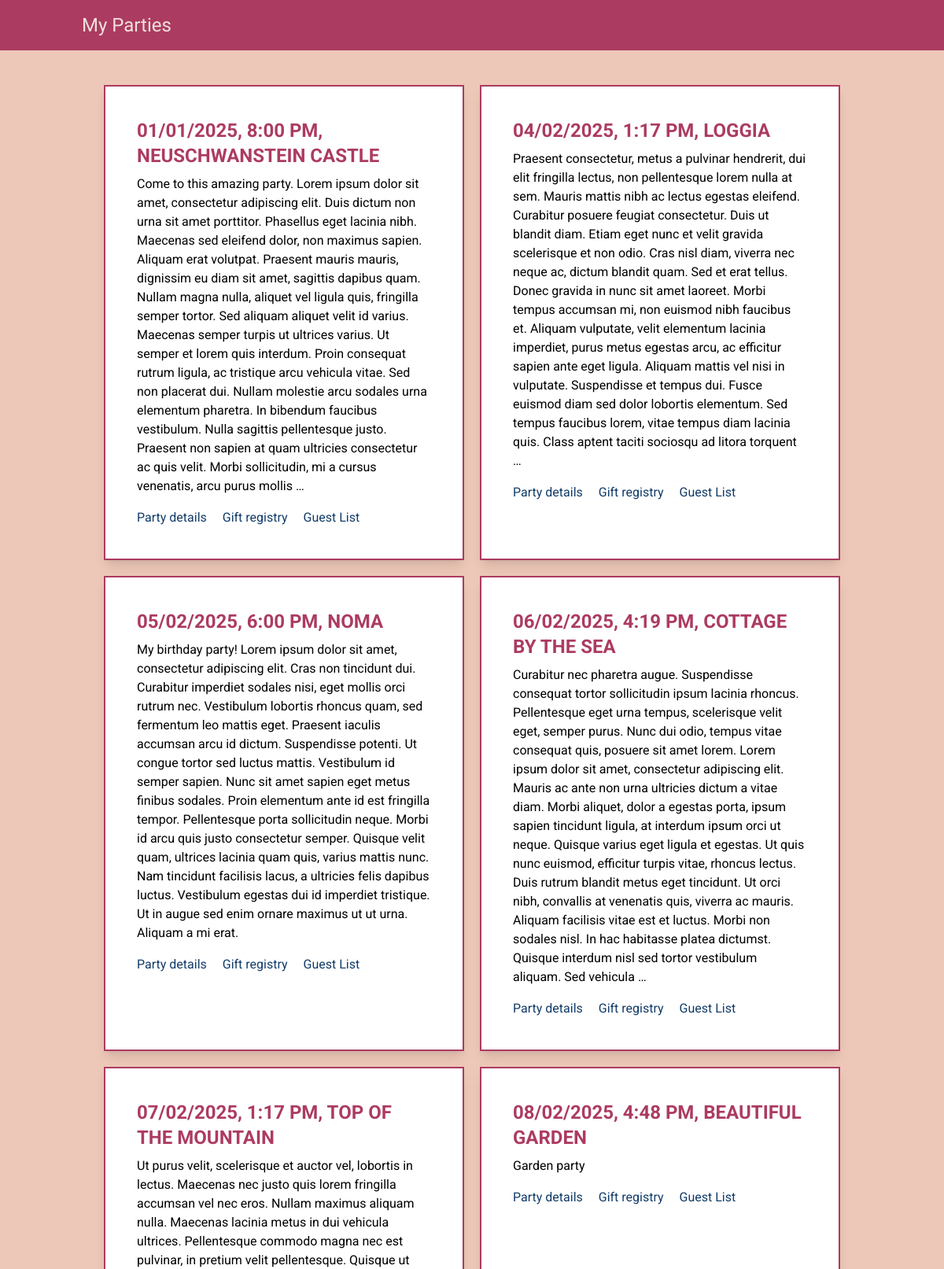
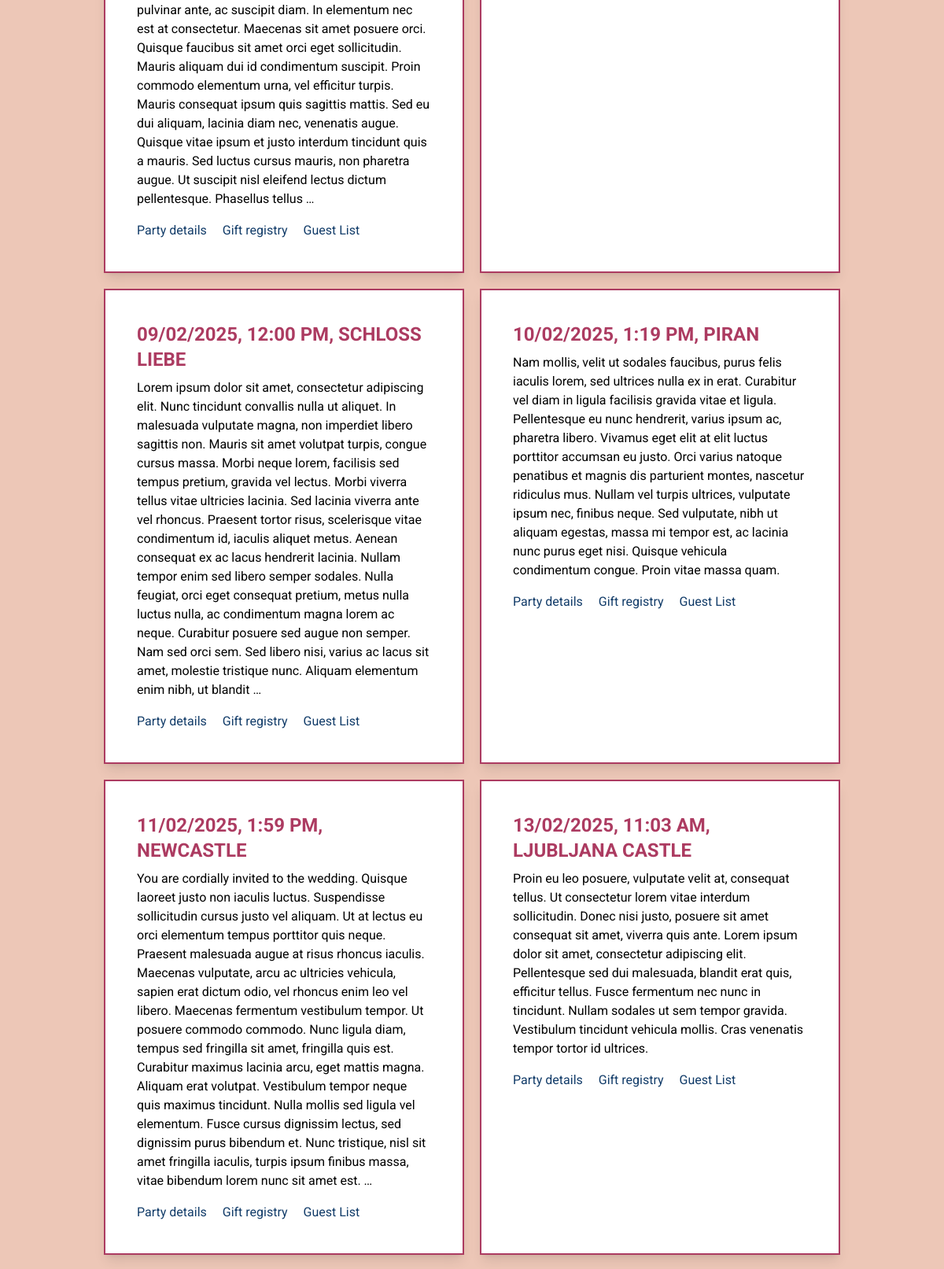
The app's page / (signed in, upper part) with its own data (2 pictures, top to bottom).
### party/models.py (models this page shows, shortened)
class Party(models.Model):
    id = models.UUIDField(primary_key=True, default=uuid4, editable=False)
    party_date = models.DateField()
    party_time = models.TimeField()
    invitation_note = models.TextField()
    venue = models.CharField(max_length=200)
    host = models.ForeignKey(
        settings.AUTH_USER_MODEL,
        on_delete=models.CASCADE,
        related_name='hosted_parties'
    )
    class Meta:
        verbose_name_plural = "parties"

### party/views/party_list_view.py (the view)
# urls.py: path("", views.PartyListView.as_view(), name="page_party_list"),
class PartyListView(LoginRequiredMixin, ListView):
    template_name = 'party/party_list/page_parties_list.html'
    context_object_name = 'parties'
    def get_queryset(self):
        return Party.objects.filter(
            host=self.request.user,
            party_date__gte=datetime.date.today() - datetime.timedelta(days=365)
        ).order_by(
            "party_date"
        )

### party/templates/party/party_list/page_parties_list.html
{% extends 'base.html' %}
{% block content %}
  <div class="container mx-auto p-6 grid grid-cols-2 gap-5" id="parties-list">
    {% for party in parties %}
      <div class="border-2 p-10 border-custom-red bg-white shadow-lg">
        <h2 class="mb-2 font-bold text-2xl text-custom-red uppercase">{{ party.party_date|date:'d/m/Y' }}, {{ party.party_time|time:'g:i A' }}, {{ party.venue }}</h2>
        <div>{{ party.invitation_note|truncatewords:120 }}</div>
        <div class="mt-4">
          <a href="" class="text-custom-blue hover:text-custom-blue-light mr-4">Party details</a>
          <a href="" class="text-custom-blue hover:text-custom-blue-light mr-4">Gift registry</a>
          <a href="" class="text-custom-blue hover:text-custom-blue-light">Guest List</a>
        </div>
      </div>
    {% empty %}
      <div class="col-span-2 text-center bg-sky-200 border border-custom-blue text-custom-blue p-5 py-3 rounded" role="alert">
        <p class="">You currently have no parties.</p>
      </div>
    {% endfor %}
  </div>
{% endblock %}

### templates/base.html (shortened to what this page needs)
{% load static %}
<!DOCTYPE html>
<html lang="en">
  <head>
  <link rel="stylesheet" href="{% static 'party/css/tailwind_output.css' %}" />
  </head>
  <body class="bg-custom-powder">
    <header class="bg-custom-red">
      <nav class="container mx-auto">
        <a href="" class="inline-block p-4 text-custom-powder-light font-dancing-script text-2xl">My Parties</a>
      </nav>
    </header>
    <main class="container mx-auto p-5">
      {% block content %}
      {% endblock %}
    </main>
  </body>
</html>

### records on screen
Party: party_date "01/01/2025", party_time "8:00 PM", venue "NEUSCHWANSTEIN CASTLE", invitation_note "Come to this amazing party. Lorem ipsum dolor sit amet, consectetur adipiscing elit. Duis dictum non urna sit amet porttitor. Phasellus eget lacinia nibh. Maecenas sed eleifend dolor, non maximus sapien. Aliquam erat volutpat. Praesent mauris mauris, dignissim eu diam sit amet, sagittis dapibus quam. Nullam magna nulla, aliquet vel ligula quis, fringilla semper tortor. Sed aliquam aliquet velit id varius. Maecenas semper turpis ut ultrices varius. Ut semper et lorem quis interdum. Proin consequat rutrum ligula, ac tristique arcu vehicula vitae. Sed non placerat dui. Nullam molestie arcu sodales urna elementum pharetra. In bibendum faucibus vestibulum. Nulla sagittis pellentesque justo.…"
Party: party_date "04/02/2025", party_time "1:17 PM", venue "LOGGIA", invitation_note "Praesent consectetur, metus a pulvinar hendrerit, dui elit fringilla lectus, non pellentesque lorem nulla at sem. Mauris mattis nibh ac lectus egestas eleifend. Curabitur posuere feugiat consectetur. Duis ut blandit diam. Etiam eget nunc et velit gravida scelerisque et non odio. Cras nisl diam, viverra nec neque ac, dictum blandit quam. Sed et erat tellus. Donec gravida in nunc sit amet laoreet. Morbi tempus accumsan mi, non euismod nibh faucibus et. Aliquam vulputate, velit elementum lacinia imperdiet, purus metus egestas arcu, ac efficitur sapien ante eget ligula. Aliquam mattis vel nisi in vulputate. Suspendisse et tempus dui. Fusce euismod diam sed dolor lobortis elementum. Sed tempus…"
Party: party_date "05/02/2025", party_time "6:00 PM", venue "NOMA", invitation_note "My birthday party! Lorem ipsum dolor sit amet, consectetur adipiscing elit. Cras non tincidunt dui. Curabitur imperdiet sodales nisi, eget mollis orci rutrum nec. Vestibulum lobortis rhoncus quam, sed fermentum leo mattis eget. Praesent iaculis accumsan arcu id dictum. Suspendisse potenti. Ut congue tortor sed luctus mattis. Vestibulum id semper sapien. Nunc sit amet sapien eget metus finibus sodales. Proin elementum ante id est fringilla tempor. Pellentesque porta sollicitudin neque. Morbi id arcu quis justo consectetur semper. Quisque velit quam, ultrices lacinia quam quis, varius mattis nunc. Nam tincidunt facilisis lacus, a ultricies felis dapibus luctus. Vestibulum egestas dui id…"
Party: party_date "06/02/2025", party_time "4:19 PM", venue "COTTAGE BY THE SEA", invitation_note "Curabitur nec pharetra augue. Suspendisse consequat tortor sollicitudin ipsum lacinia rhoncus. Pellentesque eget urna tempus, scelerisque velit eget, semper purus. Nunc dui odio, tempus vitae consequat quis, posuere sit amet lorem. Lorem ipsum dolor sit amet, consectetur adipiscing elit. Mauris ac ante non urna ultricies dictum a vitae diam. Morbi aliquet, dolor a egestas porta, ipsum sapien tincidunt ligula, at interdum ipsum orci ut neque. Quisque varius eget ligula et egestas. Ut quis nunc euismod, efficitur turpis vitae, rhoncus lectus. Duis rutrum blandit metus eget tincidunt. Ut orci nibh, convallis at venenatis quis, viverra ac mauris. Aliquam facilisis vitae est et luctus. Morbi non…"
Party: party_date "07/02/2025", party_time "1:17 PM", venue "TOP OF THE MOUNTAIN", invitation_note "Ut purus velit, scelerisque et auctor vel, lobortis in lectus. Maecenas nec justo quis lorem fringilla accumsan vel nec eros. Nullam maximus aliquam nulla. Maecenas lacinia metus in dui vehicula ultrices. Pellentesque commodo magna nec est pulvinar, in pretium velit pellentesque. Quisque ut pulvinar ante, ac suscipit diam. In elementum nec est at consectetur. Maecenas sit amet posuere orci. Quisque faucibus sit amet orci eget sollicitudin. Mauris aliquam dui id condimentum suscipit. Proin commodo elementum urna, vel efficitur turpis. Mauris consequat ipsum quis sagittis mattis. Sed eu dui aliquam, lacinia diam nec, venenatis augue. Quisque vitae ipsum et justo interdum tincidunt quis a…"
Party: party_date "08/02/2025", party_time "4:48 PM", venue "BEAUTIFUL GARDEN", invitation_note "Garden party"
Party: party_date "09/02/2025", party_time "12:00 PM", venue "SCHLOSS LIEBE", invitation_note "Lorem ipsum dolor sit amet, consectetur adipiscing elit. Nunc tincidunt convallis nulla ut aliquet. In malesuada vulputate magna, non imperdiet libero sagittis non. Mauris sit amet volutpat turpis, congue cursus massa. Morbi neque lorem, facilisis sed tempus pretium, gravida vel lectus. Morbi viverra tellus vitae ultricies lacinia. Sed lacinia viverra ante vel rhoncus. Praesent tortor risus, scelerisque vitae condimentum id, iaculis aliquet metus. Aenean consequat ex ac lacus hendrerit lacinia. Nullam tempor enim sed libero semper sodales. Nulla feugiat, orci eget consequat pretium, metus nulla luctus nulla, ac condimentum magna lorem ac neque. Curabitur posuere sed augue non semper. Nam…"
Party: party_date "10/02/2025", party_time "1:19 PM", venue "PIRAN", invitation_note "Nam mollis, velit ut sodales faucibus, purus felis iaculis lorem, sed ultrices nulla ex in erat. Curabitur vel diam in ligula facilisis gravida vitae et ligula. Pellentesque eu nunc hendrerit, varius ipsum ac, pharetra libero. Vivamus eget elit at elit luctus porttitor accumsan eu justo. Orci varius natoque penatibus et magnis dis parturient montes, nascetur ridiculus mus. Nullam vel turpis ultrices, vulputate ipsum nec, finibus neque. Sed vulputate, nibh ut aliquam egestas, massa mi tempor est, ac lacinia nunc purus eget nisi. Quisque vehicula condimentum congue. Proin vitae massa quam."
Party: party_date "11/02/2025", party_time "1:59 PM", venue "NEWCASTLE", invitation_note "You are cordially invited to the wedding. Quisque laoreet justo non iaculis luctus. Suspendisse sollicitudin cursus justo vel aliquam. Ut at lectus eu orci elementum tempus porttitor quis neque. Praesent malesuada augue at risus rhoncus iaculis. Maecenas vulputate, arcu ac ultricies vehicula, sapien erat dictum odio, vel rhoncus enim leo vel libero. Maecenas fermentum vestibulum tempor. Ut posuere commodo commodo. Nunc ligula diam, tempus sed fringilla sit amet, fringilla quis est. Curabitur maximus lacinia arcu, eget mattis magna. Aliquam erat volutpat. Vestibulum tempor neque quis maximus tincidunt. Nulla mollis sed ligula vel elementum. Fusce cursus dignissim lectus, sed dignissim purus…"
Party: party_date "13/02/2025", party_time "11:03 AM", venue "LJUBLJANA CASTLE", invitation_note "Proin eu leo posuere, vulputate velit at, consequat tellus. Ut consectetur lorem vitae interdum sollicitudin. Donec nisi justo, posuere sit amet consequat sit amet, viverra quis ante. Lorem ipsum dolor sit amet, consectetur adipiscing elit. Pellentesque sed dui malesuada, blandit erat quis, efficitur tellus. Fusce fermentum nec nunc in tincidunt. Nullam sodales ut sem tempor gravida. Vestibulum tincidunt vehicula mollis. Cras venenatis tempor tortor id ultrices."
